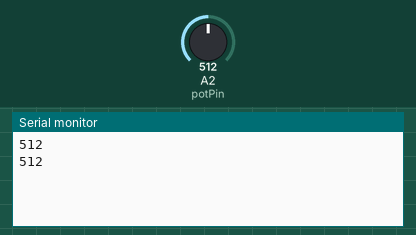
This sketch was run on a simulated Arduino Uno, built with avr-gcc and run on an emulated ATmega328P. Parts: the last lines printed to the serial monitor. Inputs (shaded band) come from the test bench; at power-on: A2 (potPin) = 512.

Above: at 1.8 s.
1.9 s: A2 (potPin) set to 716
At 2.9 s:
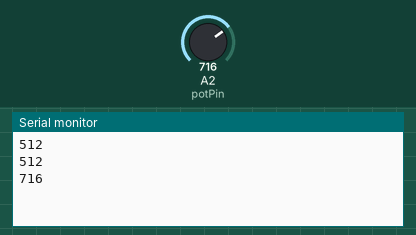
3.4 s: A2 (potPin) set to 900
At 3.9 s:
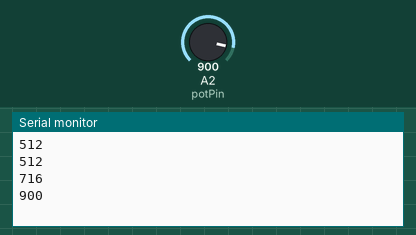
Timing chart, 0 to 6.4 s (numbered marks = the images above; inputs shaded):
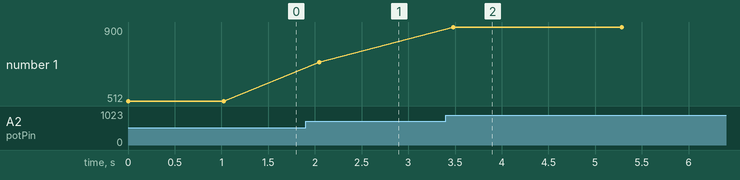

The sketch:

Percobaan_2_Tingkat_kecerahan_potentiometer.ino
```cpp
//Percobaan 2 : Mengatur tingkat kecerahan led builtin menggunakan potentiometer.

const int potPin = A2;
const int ledPin = LED_BUILTIN;
int potVal = 0;

void setup() {
  // put your setup code here, to run once:
  Serial.begin(9600);


}

void loop() {
  // put your main code here, to run repeatedly:
  potVal = analogRead(potPin);
  Serial.println(potVal);

  digitalWrite(LED_BUILTIN, HIGH);
  delay(potVal);

  digitalWrite(LED_BUILTIN, LOW);
  delay(potVal);

}
```

Measured:
- after the input at 1.9 s, the serial monitor: prints a new line after 0.15 s (image 1)
- after the input at 3.4 s, the serial monitor: prints a new line after 0.08 s (image 2)
- plotted number 1: 512 → 716 after the input at 1.9 s, 716 → 900 after the input at 3.4 s
